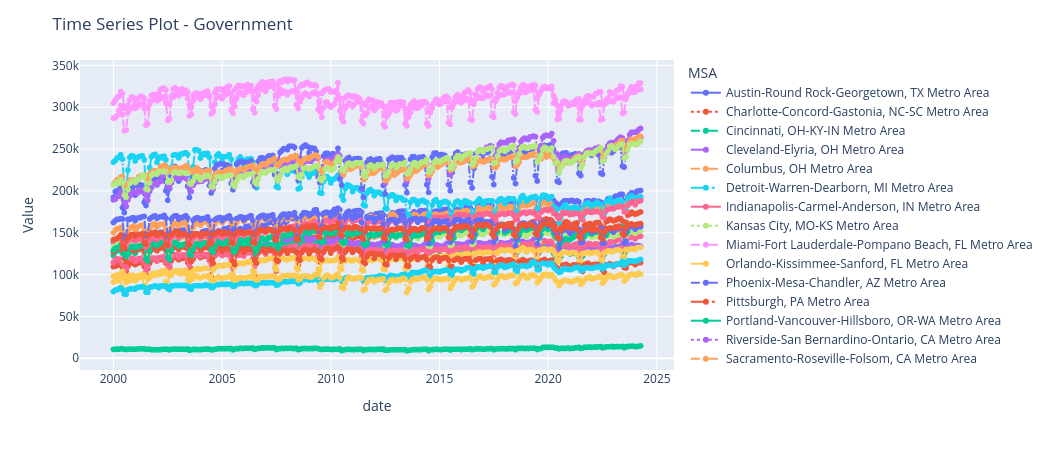
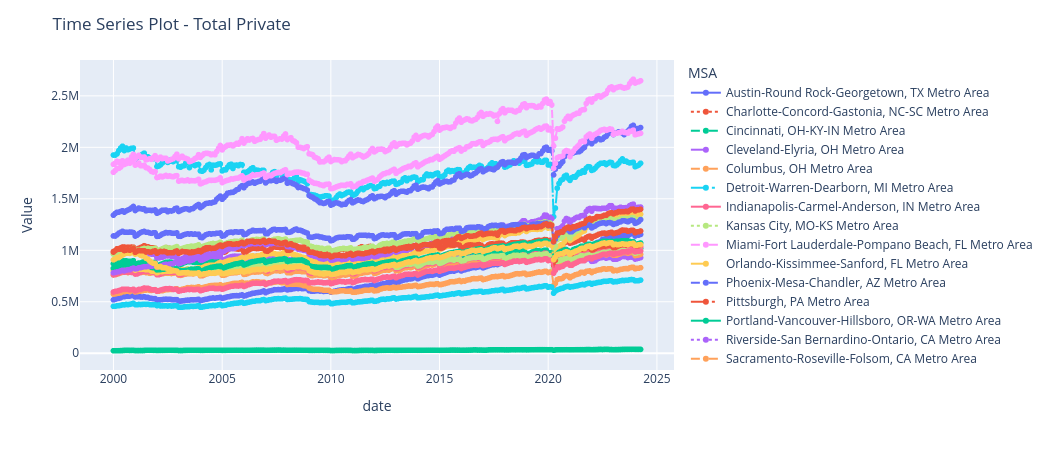

Source (notebook cell) for these figures, in order:
### Code cell
# Plotting setup

loop_vars = False
by_msa = False
by_var = False
x = 'date'
y = 'Value'
color = 'MSA'
line_dash = 'Variable'
variable = 'Variable'
markers = True
plot_title = 'Total Jobs per Industry by Peer MSAs'
plot_name = 'Industry by Peers'
export = False

def plot_lines(
    df,
    loop_vars=False, by_msa=False, msa_column='MSA', variable='Variable', value_column='Value',
    x='date', y='Value',
    color='MSA', line_dash='MSA', markers=True,
    plot_title='Line Plot', plot_name='line_plot',
    export=False, path_plots='.', indicator_name='indicator'
):
    if by_msa:
        df = df[df[msa_column] != 'All']
    else:
        df = df[df[msa_column] == 'All'].drop(msa_column, axis=1)

    if loop_vars:
        unique_vars = df[variable].unique()
        for var in unique_vars:
            df2 = df[df[variable] == var]
            fig = px.line(df2, x=x, y=y, color=color, line_dash=line_dash, markers=markers)
            fig.update_layout(title=f'{plot_title} - {var}')
            # if export:
            #     fig.write_html(os.path.join(path_plots, f'{indicator_name}_{plot_name}_{var}_line.html'))
            fig.update_layout(autosize=False, width=1050, height=450)
            fig.show()
    else:
        fig = px.line(df, x=x, y=y, color=color, line_dash=line_dash, markers=markers)
        fig.update_layout(title=plot_title)
        # if export:
        #     fig.write_html(os.path.join(path_plots, f'{indicator_name}_{plot_name}_line.html'))
        fig.update_layout(autosize=False, width=1050, height=450)
        fig.show()

plot_lines(df=df_jobs, 
           loop_vars=True,
            by_msa=True,
            msa_column='MSA',
            variable='Variable',
            value_column='Value',
              x='date', y='Value',
                color='MSA',
                      line_dash='MSA',
                        markers=True,
                          plot_title='Time Series Plot',
                            plot_name='time_series_plot',
                              export=False)

### Figure 1 — Plotly figure (JSON) as saved in the notebook; plotly's stock layout.template omitted (floating-point values rounded to 4 significant figures; data arrays with more than 128 entries replaced by an {"elided": "..."} marker saying what was removed)
{"data": [{"hovertemplate": "MSA=Austin-Round Rock-Georgetown, TX Metro Area<br>date=%{x}<br>Value=%{y}<extra></extra>", "legendgroup": "Austin-Round Rock-Georgetown, TX Metro Area", "line": {"color": "#636efa", "dash": "solid"}, "marker": {"symbol": "circle"}, "mode": "lines+markers", "name": "Austin-Round Rock-Georgetown, TX Metro Area", "showlegend": true, "type": "scattergl", "x": {"elided": "292 str values"}, "xaxis": "x", "y": {"elided": "292 int values"}, "yaxis": "y"}, {"hovertemplate": "MSA=Charlotte-Concord-Gastonia, NC-SC Metro Area<br>date=%{x}<br>Value=%{y}<extra></extra>", "legendgroup": "Charlotte-Concord-Gastonia, NC-SC Metro Area", "line": {"color": "#EF553B", "dash": "dot"}, "marker": {"symbol": "circle"}, "mode": "lines+markers", "name": "Charlotte-Concord-Gastonia, NC-SC Metro Area", "showlegend": true, "type": "scattergl", "x": {"elided": "292 str values"}, "xaxis": "x", "y": {"elided": "292 int values"}, "yaxis": "y"}, {"hovertemplate": "MSA=Cincinnati, OH-KY-IN Metro Area<br>date=%{x}<br>Value=%{y}<extra></extra>", "legendgroup": "Cincinnati, OH-KY-IN Metro Area", "line": {"color": "#00cc96", "dash": "dash"}, "marker": {"symbol": "circle"}, "mode": "lines+markers", "name": "Cincinnati, OH-KY-IN Metro Area", "showlegend": true, "type": "scattergl", "x": {"elided": "292 str values"}, "xaxis": "x", "y": {"elided": "292 int values"}, "yaxis": "y"}, {"hovertemplate": "MSA=Cleveland-Elyria, OH Metro Area<br>date=%{x}<br>Value=%{y}<extra></extra>", "legendgroup": "Cleveland-Elyria, OH Metro Area", "line": {"color": "#ab63fa", "dash": "longdash"}, "marker": {"symbol": "circle"}, "mode": "lines+markers", "name": "Cleveland-Elyria, OH Metro Area", "showlegend": true, "type": "scattergl", "x": {"elided": "292 str values"}, "xaxis": "x", "y": {"elided": "292 int values"}, "yaxis": "y"}, {"hovertemplate": "MSA=Columbus, OH Metro Area<br>date=%{x}<br>Value=%{y}<extra></extra>", "legendgroup": "Columbus, OH Metro Area", "line": {"color": "#FFA15A", "dash": "dashdot"}, "marker": {"symbol": "circle"}, "mode": "lines+markers", "name": "Columbus, OH Metro Area", "showlegend": true, "type": "scattergl", "x": {"elided": "292 str values"}, "xaxis": "x", "y": {"elided": "292 int values"}, "yaxis": "y"}, {"hovertemplate": "MSA=Detroit-Warren-Dearborn, MI Metro Area<br>date=%{x}<br>Value=%{y}<extra></extra>", "legendgroup": "Detroit-Warren-Dearborn, MI Metro Area", "line": {"color": "#19d3f3", "dash": "longdashdot"}, "marker": {"symbol": "circle"}, "mode": "lines+markers", "name": "Detroit-Warren-Dearborn, MI Metro Area", "showlegend": true, "type": "scattergl", "x": {"elided": "292 str values"}, "xaxis": "x", "y": {"elided": "292 int values"}, "yaxis": "y"}, {"hovertemplate": "MSA=Indianapolis-Carmel-Anderson, IN Metro Area<br>date=%{x}<br>Value=%{y}<extra></extra>", "legendgroup": "Indianapolis-Carmel-Anderson, IN Metro Area", "line": {"color": "#FF6692", "dash": "solid"}, "marker": {"symbol": "circle"}, "mode": "lines+markers", "name": "Indianapolis-Carmel-Anderson, IN Metro Area", "showlegend": true, "type": "scattergl", "x": {"elided": "292 str values"}, "xaxis": "x", "y": {"elided": "292 int values"}, "yaxis": "y"}, {"hovertemplate": "MSA=Kansas City, MO-KS Metro Area<br>date=%{x}<br>Value=%{y}<extra></extra>", "legendgroup": "Kansas City, MO-KS Metro Area", "line": {"color": "#B6E880", "dash": "dot"}, "marker": {"symbol": "circle"}, "mode": "lines+markers", "name": "Kansas City, MO-KS Metro Area", "showlegend": true, "type": "scattergl", "x": {"elided": "292 str values"}, "xaxis": "x", "y": {"elided": "292 int values"}, "yaxis": "y"}, {"hovertemplate": "MSA=Miami-Fort Lauderdale-Pompano Beach, FL Metro Area<br>date=%{x}<br>Value=%{y}<extra></extra>", "legendgroup": "Miami-Fort Lauderdale-Pompano Beach, FL Metro Area", "line": {"color": "#FF97FF", "dash": "dash"}, "marker": {"symbol": "circle"}, "mode": "lines+markers", "name": "Miami-Fort Lauderdale-Pompano Beach, FL Metro Area", "showlegend": true, "type": "scattergl", "x": {"elided": "292 str values"}, "xaxis": "x", "y": {"elided": "292 int values"}, "yaxis": "y"}, {"hovertemplate": "MSA=Orlando-Kissimmee-Sanford, FL Metro Area<br>date=%{x}<br>Value=%{y}<extra></extra>", "legendgroup": "Orlando-Kissimmee-Sanford, FL Metro Area", "line": {"color": "#FECB52", "dash": "longdash"}, "marker": {"symbol": "circle"}, "mode": "lines+markers", "name": "Orlando-Kissimmee-Sanford, FL Metro Area", "showlegend": true, "type": "scattergl", "x": {"elided": "292 str values"}, "xaxis": "x", "y": {"elided": "292 int values"}, "yaxis": "y"}, {"hovertemplate": "MSA=Phoenix-Mesa-Chandler, AZ Metro Area<br>date=%{x}<br>Value=%{y}<extra></extra>", "legendgroup": "Phoenix-Mesa-Chandler, AZ Metro Area", "line": {"color": "#636efa", "dash": "dashdot"}, "marker": {"symbol": "circle"}, "mode": "lines+markers", "name": "Phoenix-Mesa-Chandler, AZ Metro Area", "showlegend": true, "type": "scattergl", "x": {"elided": "292 str values"}, "xaxis": "x", "y": {"elided": "292 float values"}, "yaxis": "y"}, {"hovertemplate": "MSA=Pittsburgh, PA Metro Area<br>date=%{x}<br>Value=%{y}<extra></extra>", "legendgroup": "Pittsburgh, PA Metro Area", "line": {"color": "#EF553B", "dash": "longdashdot"}, "marker": {"symbol": "circle"}, "mode": "lines+markers", "name": "Pittsburgh, PA Metro Area", "showlegend": true, "type": "scattergl", "x": {"elided": "292 str values"}, "xaxis": "x", "y": {"elided": "292 int values"}, "yaxis": "y"}, {"hovertemplate": "MSA=Portland-Vancouver-Hillsboro, OR-WA Metro Area<br>date=%{x}<br>Value=%{y}<extra></extra>", "legendgroup": "Portland-Vancouver-Hillsboro, OR-WA Metro Area", "line": {"color": "#00cc96", "dash": "solid"}, "marker": {"symbol": "circle"}, "mode": "lines+markers", "name": "Portland-Vancouver-Hillsboro, OR-WA Metro Area", "showlegend": true, "type": "scattergl", "x": {"elided": "292 str values"}, "xaxis": "x", "y": {"elided": "292 int values"}, "yaxis": "y"}, {"hovertemplate": "MSA=Riverside-San Bernardino-Ontario, CA Metro Area<br>date=%{x}<br>Value=%{y}<extra></extra>", "legendgroup": "Riverside-San Bernardino-Ontario, CA Metro Area", "line": {"color": "#ab63fa", "dash": "dot"}, "marker": {"symbol": "circle"}, "mode": "lines+markers", "name": "Riverside-San Bernardino-Ontario, CA Metro Area", "showlegend": true, "type": "scattergl", "x": {"elided": "292 str values"}, "xaxis": "x", "y": {"elided": "292 float values"}, "yaxis": "y"}, {"hovertemplate": "MSA=Sacramento-Roseville-Folsom, CA Metro Area<br>date=%{x}<br>Value=%{y}<extra></extra>", "legendgroup": "Sacramento-Roseville-Folsom, CA Metro Area", "line": {"color": "#FFA15A", "dash": "dash"}, "marker": {"symbol": "circle"}, "mode": "lines+markers", "name": "Sacramento-Roseville-Folsom, CA Metro Area", "showlegend": true, "type": "scattergl", "x": {"elided": "292 str values"}, "xaxis": "x", "y": {"elided": "292 float values"}, "yaxis": "y"}, {"hovertemplate": "MSA=Salt Lake City, UT Metro Area<br>date=%{x}<br>Value=%{y}<extra></extra>", "legendgroup": "Salt Lake City, UT Metro Area", "line": {"color": "#19d3f3", "dash": "longdash"}, "marker": {"symbol": "circle"}, "mode": "lines+markers", "name": "Salt Lake City, UT Metro Area", "showlegend": true, "type": "scattergl", "x": {"elided": "292 str values"}, "xaxis": "x", "y": {"elided": "292 int values"}, "yaxis": "y"}, {"hovertemplate": "MSA=San Antonio-New Braunfels, TX Metro Area<br>date=%{x}<br>Value=%{y}<extra></extra>", "legendgroup": "San Antonio-New Braunfels, TX Metro Area", "line": {"color": "#FF6692", "dash": "dashdot"}, "marker": {"symbol": "circle"}, "mode": "lines+markers", "name": "San Antonio-New Braunfels, TX Metro Area", "showlegend": true, "type": "scattergl", "x": {"elided": "292 str values"}, "xaxis": "x", "y": {"elided": "292 int values"}, "yaxis": "y"}, {"hovertemplate": "MSA=San Diego-Chula Vista-Carlsbad, CA Metro Area<br>date=%{x}<br>Value=%{y}<extra></extra>", "legendgroup": "San Diego-Chula Vista-Carlsbad, CA Metro Area", "line": {"color": "#B6E880", "dash": "longdashdot"}, "marker": {"symbol": "circle"}, "mode": "lines+markers", "name": "San Diego-Chula Vista-Carlsbad, CA Metro Area", "showlegend": true, "type": "scattergl", "x": {"elided": "292 str values"}, "xaxis": "x", "y": {"elided": "292 int values"}, "yaxis": "y"}, {"hovertemplate": "MSA=San Francisco-Oakland-Berkeley, CA Metro Area<br>date=%{x}<br>Value=%{y}<extra></extra>", "legendgroup": "San Francisco-Oakland-Berkeley, CA Metro Area", "line": {"color": "#FF97FF", "dash": "solid"}, "marker": {"symbol": "circle"}, "mode": "lines+markers", "name": "San Francisco-Oakland-Berkeley, CA Metro Area", "showlegend": true, "type": "scattergl", "x": {"elided": "292 str values"}, "xaxis": "x", "y": {"elided": "292 int values"}, "yaxis": "y"}, {"hovertemplate": "MSA=San Jose-Sunnyvale-Santa Clara, CA Metro Area<br>date=%{x}<br>Value=%{y}<extra></extra>", "legendgroup": "San Jose-Sunnyvale-Santa Clara, CA Metro Area", "line": {"color": "#FECB52", "dash": "dot"}, "marker": {"symbol": "circle"}, "mode": "lines+markers", "name": "San Jose-Sunnyvale-Santa Clara, CA Metro Area", "showlegend": true, "type": "scattergl", "x": {"elided": "292 str values"}, "xaxis": "x", "y": {"elided": "292 int values"}, "yaxis": "y"}, {"hovertemplate": "MSA=St. Louis, MO-IL Metro Area<br>date=%{x}<br>Value=%{y}<extra></extra>", "legendgroup": "St. Louis, MO-IL Metro Area", "line": {"color": "#636efa", "dash": "dash"}, "marker": {"symbol": "circle"}, "mode": "lines+markers", "name": "St. Louis, MO-IL Metro Area", "showlegend": true, "type": "scattergl", "x": {"elided": "292 str values"}, "xaxis": "x", "y": {"elided": "292 int values"}, "yaxis": "y"}, {"hovertemplate": "MSA=Tampa-St. Petersburg-Clearwater, FL Metro Area<br>date=%{x}<br>Value=%{y}<extra></extra>", "legendgroup": "Tampa-St. Petersburg-Clearwater, FL Metro Area", "line": {"color": "#EF553B", "dash": "longdash"}, "marker": {"symbol": "circle"}, "mode": "lines+markers", "name": "Tampa-St. Petersburg-Clearwater, FL Metro Area", "showlegend": true, "type": "scattergl", "x": {"elided": "292 str values"}, "xaxis": "x", "y": {"elided": "292 int values"}, "yaxis": "y"}, {"hovertemplate": "MSA=Yuba City, CA Metro Area<br>date=%{x}<br>Value=%{y}<extra></extra>", "legendgroup": "Yuba City, CA Metro Area", "line": {"color": "#00cc96", "dash": "dashdot"}, "marker": {"symbol": "circle"}, "mode": "lines+markers", "name": "Yuba City, CA Metro Area", "showlegend": true, "type": "scattergl", "x": {"elided": "292 str values"}, "xaxis": "x", "y": {"elided": "292 int values"}, "yaxis": "y"}], "layout": {"autosize": false, "height": 450, "legend": {"title": {"text": "MSA"}, "tracegroupgap": 0}, "margin": {"t": 60}, "title": {"text": "Time Series Plot - Government"}, "width": 1050, "xaxis": {"anchor": "y", "domain": [0, 1], "title": {"text": "date"}}, "yaxis": {"anchor": "x", "domain": [0, 1], "title": {"text": "Value"}}}}

### Figure 2 — Plotly figure (JSON) as saved in the notebook; plotly's stock layout.template omitted (floating-point values rounded to 4 significant figures; data arrays with more than 128 entries replaced by an {"elided": "..."} marker saying what was removed)
{"data": [{"hovertemplate": "MSA=Austin-Round Rock-Georgetown, TX Metro Area<br>date=%{x}<br>Value=%{y}<extra></extra>", "legendgroup": "Austin-Round Rock-Georgetown, TX Metro Area", "line": {"color": "#636efa", "dash": "solid"}, "marker": {"symbol": "circle"}, "mode": "lines+markers", "name": "Austin-Round Rock-Georgetown, TX Metro Area", "showlegend": true, "type": "scattergl", "x": {"elided": "292 str values"}, "xaxis": "x", "y": {"elided": "292 float values"}, "yaxis": "y"}, {"hovertemplate": "MSA=Charlotte-Concord-Gastonia, NC-SC Metro Area<br>date=%{x}<br>Value=%{y}<extra></extra>", "legendgroup": "Charlotte-Concord-Gastonia, NC-SC Metro Area", "line": {"color": "#EF553B", "dash": "dot"}, "marker": {"symbol": "circle"}, "mode": "lines+markers", "name": "Charlotte-Concord-Gastonia, NC-SC Metro Area", "showlegend": true, "type": "scattergl", "x": {"elided": "292 str values"}, "xaxis": "x", "y": {"elided": "292 int values"}, "yaxis": "y"}, {"hovertemplate": "MSA=Cincinnati, OH-KY-IN Metro Area<br>date=%{x}<br>Value=%{y}<extra></extra>", "legendgroup": "Cincinnati, OH-KY-IN Metro Area", "line": {"color": "#00cc96", "dash": "dash"}, "marker": {"symbol": "circle"}, "mode": "lines+markers", "name": "Cincinnati, OH-KY-IN Metro Area", "showlegend": true, "type": "scattergl", "x": {"elided": "292 str values"}, "xaxis": "x", "y": {"elided": "292 int values"}, "yaxis": "y"}, {"hovertemplate": "MSA=Cleveland-Elyria, OH Metro Area<br>date=%{x}<br>Value=%{y}<extra></extra>", "legendgroup": "Cleveland-Elyria, OH Metro Area", "line": {"color": "#ab63fa", "dash": "longdash"}, "marker": {"symbol": "circle"}, "mode": "lines+markers", "name": "Cleveland-Elyria, OH Metro Area", "showlegend": true, "type": "scattergl", "x": {"elided": "292 str values"}, "xaxis": "x", "y": {"elided": "292 int values"}, "yaxis": "y"}, {"hovertemplate": "MSA=Columbus, OH Metro Area<br>date=%{x}<br>Value=%{y}<extra></extra>", "legendgroup": "Columbus, OH Metro Area", "line": {"color": "#FFA15A", "dash": "dashdot"}, "marker": {"symbol": "circle"}, "mode": "lines+markers", "name": "Columbus, OH Metro Area", "showlegend": true, "type": "scattergl", "x": {"elided": "292 str values"}, "xaxis": "x", "y": {"elided": "292 int values"}, "yaxis": "y"}, {"hovertemplate": "MSA=Detroit-Warren-Dearborn, MI Metro Area<br>date=%{x}<br>Value=%{y}<extra></extra>", "legendgroup": "Detroit-Warren-Dearborn, MI Metro Area", "line": {"color": "#19d3f3", "dash": "longdashdot"}, "marker": {"symbol": "circle"}, "mode": "lines+markers", "name": "Detroit-Warren-Dearborn, MI Metro Area", "showlegend": true, "type": "scattergl", "x": {"elided": "292 str values"}, "xaxis": "x", "y": {"elided": "292 int values"}, "yaxis": "y"}, {"hovertemplate": "MSA=Indianapolis-Carmel-Anderson, IN Metro Area<br>date=%{x}<br>Value=%{y}<extra></extra>", "legendgroup": "Indianapolis-Carmel-Anderson, IN Metro Area", "line": {"color": "#FF6692", "dash": "solid"}, "marker": {"symbol": "circle"}, "mode": "lines+markers", "name": "Indianapolis-Carmel-Anderson, IN Metro Area", "showlegend": true, "type": "scattergl", "x": {"elided": "292 str values"}, "xaxis": "x", "y": {"elided": "292 int values"}, "yaxis": "y"}, {"hovertemplate": "MSA=Kansas City, MO-KS Metro Area<br>date=%{x}<br>Value=%{y}<extra></extra>", "legendgroup": "Kansas City, MO-KS Metro Area", "line": {"color": "#B6E880", "dash": "dot"}, "marker": {"symbol": "circle"}, "mode": "lines+markers", "name": "Kansas City, MO-KS Metro Area", "showlegend": true, "type": "scattergl", "x": {"elided": "292 str values"}, "xaxis": "x", "y": {"elided": "292 int values"}, "yaxis": "y"}, {"hovertemplate": "MSA=Miami-Fort Lauderdale-Pompano Beach, FL Metro Area<br>date=%{x}<br>Value=%{y}<extra></extra>", "legendgroup": "Miami-Fort Lauderdale-Pompano Beach, FL Metro Area", "line": {"color": "#FF97FF", "dash": "dash"}, "marker": {"symbol": "circle"}, "mode": "lines+markers", "name": "Miami-Fort Lauderdale-Pompano Beach, FL Metro Area", "showlegend": true, "type": "scattergl", "x": {"elided": "292 str values"}, "xaxis": "x", "y": {"elided": "292 int values"}, "yaxis": "y"}, {"hovertemplate": "MSA=Orlando-Kissimmee-Sanford, FL Metro Area<br>date=%{x}<br>Value=%{y}<extra></extra>", "legendgroup": "Orlando-Kissimmee-Sanford, FL Metro Area", "line": {"color": "#FECB52", "dash": "longdash"}, "marker": {"symbol": "circle"}, "mode": "lines+markers", "name": "Orlando-Kissimmee-Sanford, FL Metro Area", "showlegend": true, "type": "scattergl", "x": {"elided": "292 str values"}, "xaxis": "x", "y": {"elided": "292 int values"}, "yaxis": "y"}, {"hovertemplate": "MSA=Phoenix-Mesa-Chandler, AZ Metro Area<br>date=%{x}<br>Value=%{y}<extra></extra>", "legendgroup": "Phoenix-Mesa-Chandler, AZ Metro Area", "line": {"color": "#636efa", "dash": "dashdot"}, "marker": {"symbol": "circle"}, "mode": "lines+markers", "name": "Phoenix-Mesa-Chandler, AZ Metro Area", "showlegend": true, "type": "scattergl", "x": {"elided": "292 str values"}, "xaxis": "x", "y": {"elided": "292 int values"}, "yaxis": "y"}, {"hovertemplate": "MSA=Pittsburgh, PA Metro Area<br>date=%{x}<br>Value=%{y}<extra></extra>", "legendgroup": "Pittsburgh, PA Metro Area", "line": {"color": "#EF553B", "dash": "longdashdot"}, "marker": {"symbol": "circle"}, "mode": "lines+markers", "name": "Pittsburgh, PA Metro Area", "showlegend": true, "type": "scattergl", "x": {"elided": "292 str values"}, "xaxis": "x", "y": {"elided": "292 int values"}, "yaxis": "y"}, {"hovertemplate": "MSA=Portland-Vancouver-Hillsboro, OR-WA Metro Area<br>date=%{x}<br>Value=%{y}<extra></extra>", "legendgroup": "Portland-Vancouver-Hillsboro, OR-WA Metro Area", "line": {"color": "#00cc96", "dash": "solid"}, "marker": {"symbol": "circle"}, "mode": "lines+markers", "name": "Portland-Vancouver-Hillsboro, OR-WA Metro Area", "showlegend": true, "type": "scattergl", "x": {"elided": "292 str values"}, "xaxis": "x", "y": {"elided": "292 int values"}, "yaxis": "y"}, {"hovertemplate": "MSA=Riverside-San Bernardino-Ontario, CA Metro Area<br>date=%{x}<br>Value=%{y}<extra></extra>", "legendgroup": "Riverside-San Bernardino-Ontario, CA Metro Area", "line": {"color": "#ab63fa", "dash": "dot"}, "marker": {"symbol": "circle"}, "mode": "lines+markers", "name": "Riverside-San Bernardino-Ontario, CA Metro Area", "showlegend": true, "type": "scattergl", "x": {"elided": "292 str values"}, "xaxis": "x", "y": {"elided": "292 int values"}, "yaxis": "y"}, {"hovertemplate": "MSA=Sacramento-Roseville-Folsom, CA Metro Area<br>date=%{x}<br>Value=%{y}<extra></extra>", "legendgroup": "Sacramento-Roseville-Folsom, CA Metro Area", "line": {"color": "#FFA15A", "dash": "dash"}, "marker": {"symbol": "circle"}, "mode": "lines+markers", "name": "Sacramento-Roseville-Folsom, CA Metro Area", "showlegend": true, "type": "scattergl", "x": {"elided": "292 str values"}, "xaxis": "x", "y": {"elided": "292 int values"}, "yaxis": "y"}, {"hovertemplate": "MSA=Salt Lake City, UT Metro Area<br>date=%{x}<br>Value=%{y}<extra></extra>", "legendgroup": "Salt Lake City, UT Metro Area", "line": {"color": "#19d3f3", "dash": "longdash"}, "marker": {"symbol": "circle"}, "mode": "lines+markers", "name": "Salt Lake City, UT Metro Area", "showlegend": true, "type": "scattergl", "x": {"elided": "292 str values"}, "xaxis": "x", "y": {"elided": "292 float values"}, "yaxis": "y"}, {"hovertemplate": "MSA=San Antonio-New Braunfels, TX Metro Area<br>date=%{x}<br>Value=%{y}<extra></extra>", "legendgroup": "San Antonio-New Braunfels, TX Metro Area", "line": {"color": "#FF6692", "dash": "dashdot"}, "marker": {"symbol": "circle"}, "mode": "lines+markers", "name": "San Antonio-New Braunfels, TX Metro Area", "showlegend": true, "type": "scattergl", "x": {"elided": "292 str values"}, "xaxis": "x", "y": {"elided": "292 int values"}, "yaxis": "y"}, {"hovertemplate": "MSA=San Diego-Chula Vista-Carlsbad, CA Metro Area<br>date=%{x}<br>Value=%{y}<extra></extra>", "legendgroup": "San Diego-Chula Vista-Carlsbad, CA Metro Area", "line": {"color": "#B6E880", "dash": "longdashdot"}, "marker": {"symbol": "circle"}, "mode": "lines+markers", "name": "San Diego-Chula Vista-Carlsbad, CA Metro Area", "showlegend": true, "type": "scattergl", "x": {"elided": "292 str values"}, "xaxis": "x", "y": {"elided": "292 int values"}, "yaxis": "y"}, {"hovertemplate": "MSA=San Francisco-Oakland-Berkeley, CA Metro Area<br>date=%{x}<br>Value=%{y}<extra></extra>", "legendgroup": "San Francisco-Oakland-Berkeley, CA Metro Area", "line": {"color": "#FF97FF", "dash": "solid"}, "marker": {"symbol": "circle"}, "mode": "lines+markers", "name": "San Francisco-Oakland-Berkeley, CA Metro Area", "showlegend": true, "type": "scattergl", "x": {"elided": "292 str values"}, "xaxis": "x", "y": {"elided": "292 int values"}, "yaxis": "y"}, {"hovertemplate": "MSA=San Jose-Sunnyvale-Santa Clara, CA Metro Area<br>date=%{x}<br>Value=%{y}<extra></extra>", "legendgroup": "San Jose-Sunnyvale-Santa Clara, CA Metro Area", "line": {"color": "#FECB52", "dash": "dot"}, "marker": {"symbol": "circle"}, "mode": "lines+markers", "name": "San Jose-Sunnyvale-Santa Clara, CA Metro Area", "showlegend": true, "type": "scattergl", "x": {"elided": "292 str values"}, "xaxis": "x", "y": {"elided": "292 int values"}, "yaxis": "y"}, {"hovertemplate": "MSA=St. Louis, MO-IL Metro Area<br>date=%{x}<br>Value=%{y}<extra></extra>", "legendgroup": "St. Louis, MO-IL Metro Area", "line": {"color": "#636efa", "dash": "dash"}, "marker": {"symbol": "circle"}, "mode": "lines+markers", "name": "St. Louis, MO-IL Metro Area", "showlegend": true, "type": "scattergl", "x": {"elided": "292 str values"}, "xaxis": "x", "y": {"elided": "292 int values"}, "yaxis": "y"}, {"hovertemplate": "MSA=Tampa-St. Petersburg-Clearwater, FL Metro Area<br>date=%{x}<br>Value=%{y}<extra></extra>", "legendgroup": "Tampa-St. Petersburg-Clearwater, FL Metro Area", "line": {"color": "#EF553B", "dash": "longdash"}, "marker": {"symbol": "circle"}, "mode": "lines+markers", "name": "Tampa-St. Petersburg-Clearwater, FL Metro Area", "showlegend": true, "type": "scattergl", "x": {"elided": "292 str values"}, "xaxis": "x", "y": {"elided": "292 int values"}, "yaxis": "y"}, {"hovertemplate": "MSA=Yuba City, CA Metro Area<br>date=%{x}<br>Value=%{y}<extra></extra>", "legendgroup": "Yuba City, CA Metro Area", "line": {"color": "#00cc96", "dash": "dashdot"}, "marker": {"symbol": "circle"}, "mode": "lines+markers", "name": "Yuba City, CA Metro Area", "showlegend": true, "type": "scattergl", "x": {"elided": "292 str values"}, "xaxis": "x", "y": {"elided": "292 float values"}, "yaxis": "y"}], "layout": {"autosize": false, "height": 450, "legend": {"title": {"text": "MSA"}, "tracegroupgap": 0}, "margin": {"t": 60}, "title": {"text": "Time Series Plot - Total Private"}, "width": 1050, "xaxis": {"anchor": "y", "domain": [0, 1], "title": {"text": "date"}}, "yaxis": {"anchor": "x", "domain": [0, 1], "title": {"text": "Value"}}}}
